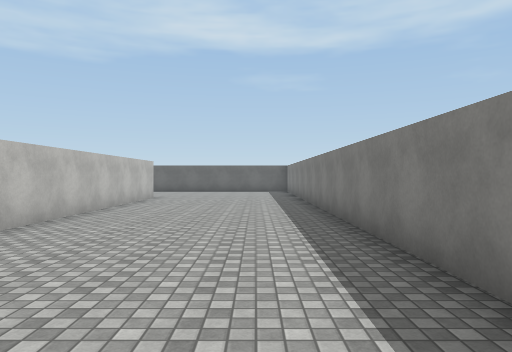
view 1 (above)

23 first-person views from a walk through a scene from a Unity 3-D project. The camera is 1.5 m above the floor, looks level and sees 70° across. The floor is counted in squares, 2 m on a side. Each view is taken from the middle of a square. On the plan, view 1 faces up. The plan holds only what a view shows up to about 11 squares ahead; the rest is blank. The place goes on beyond the plan. Surface patterns are stand-ins for the level's own textures.

view 2
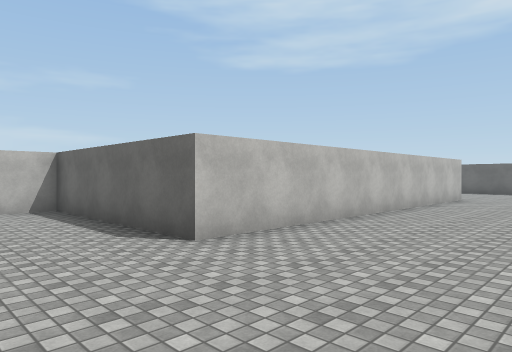

view 3
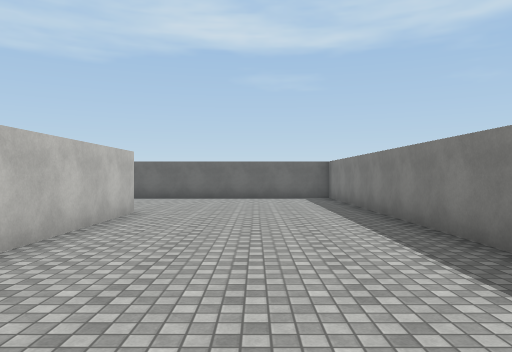

view 4
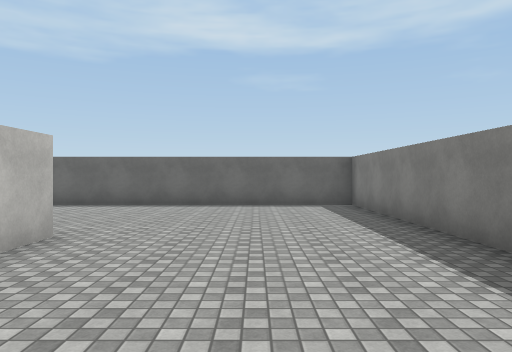

view 5
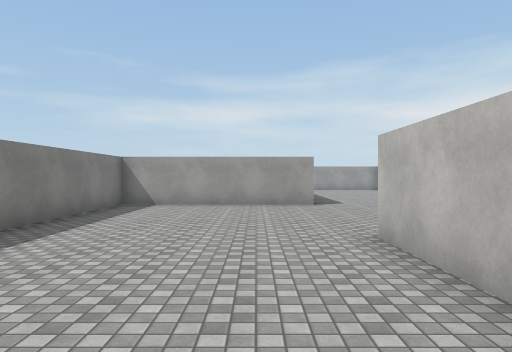

view 6
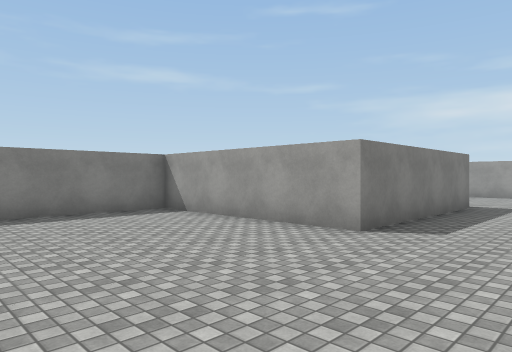

view 7
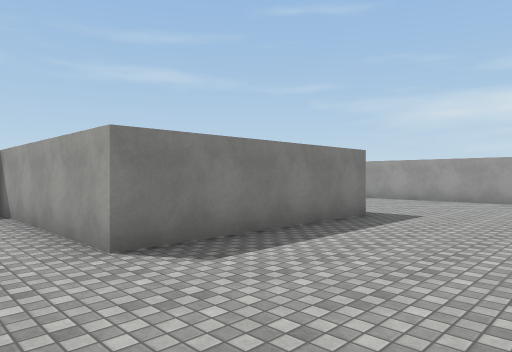

view 8
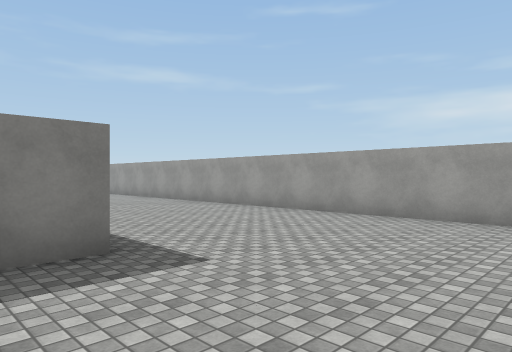

view 9
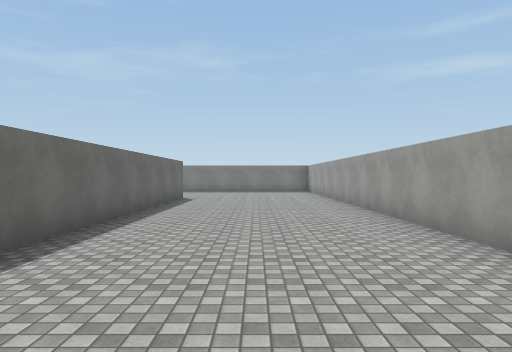

view 10
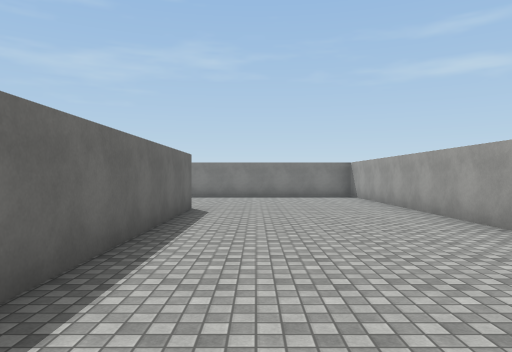

view 11
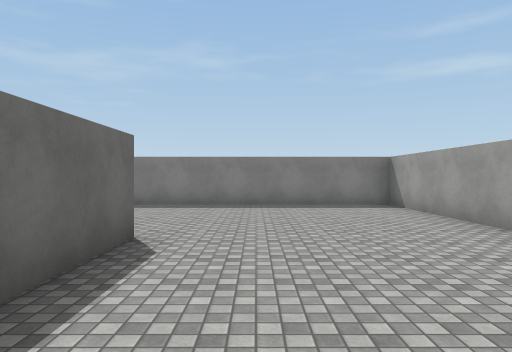

view 12
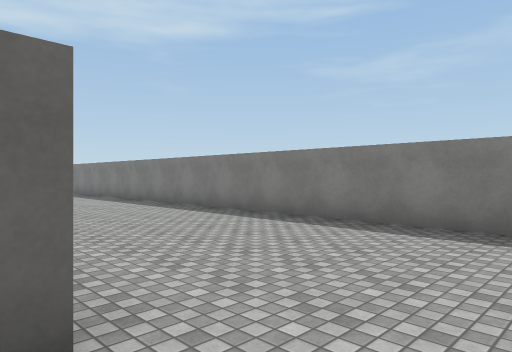

view 13
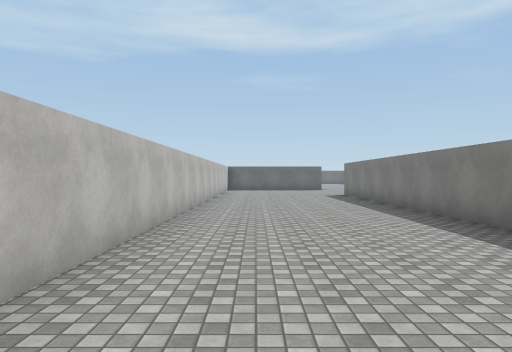

view 14
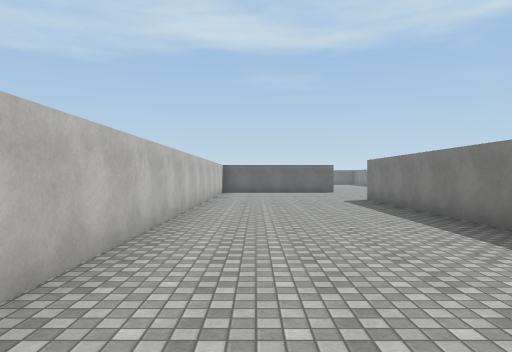

view 15
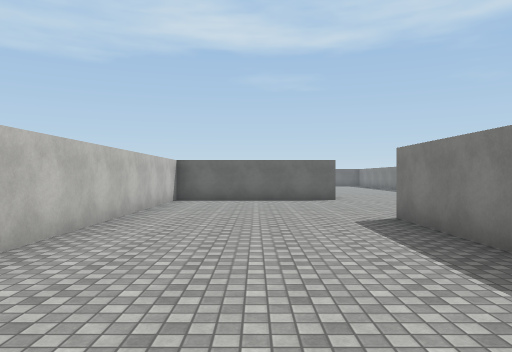

view 16
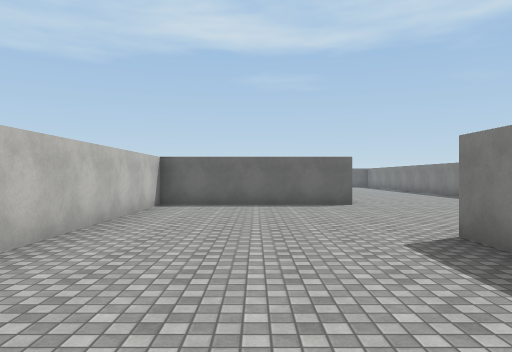

view 17
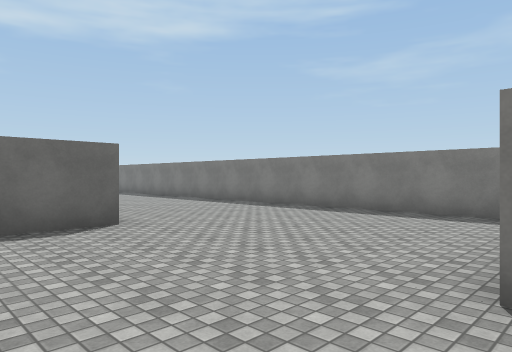

view 18
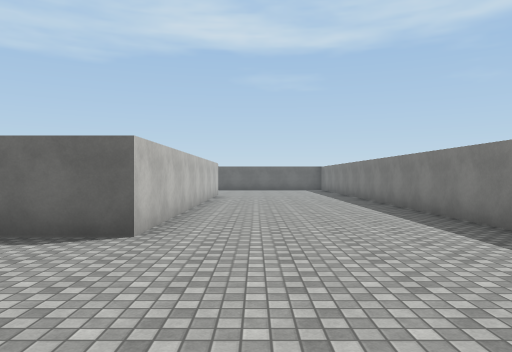

view 19
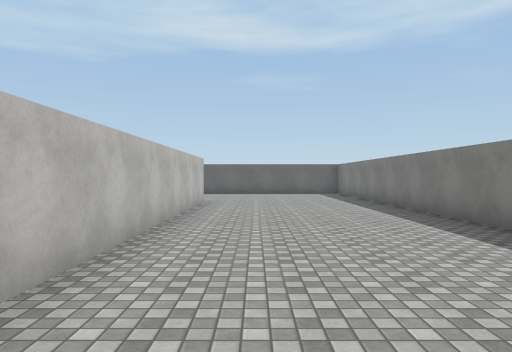

view 20
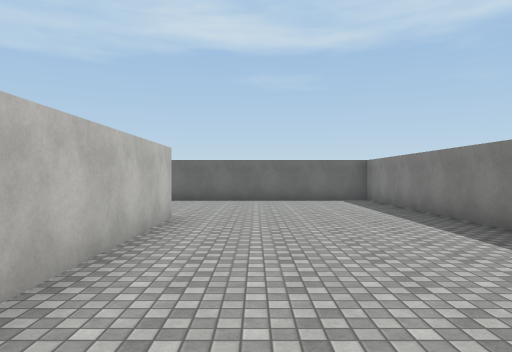

view 21
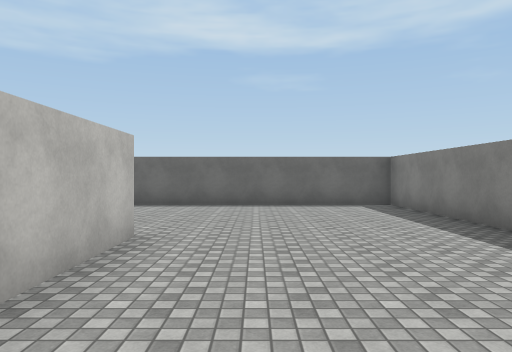

view 22
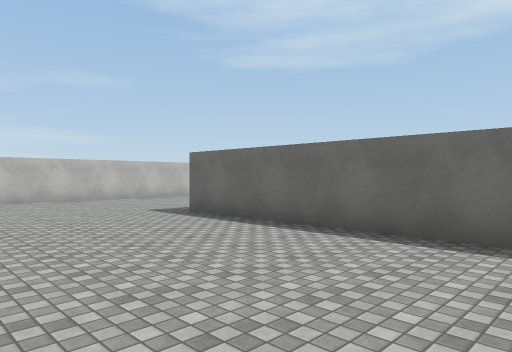

view 23
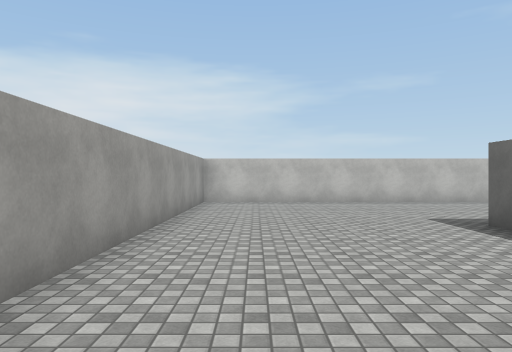

### Floor plan
Points are (right, up) in squares from view 1. A wall is a line through its corners. A room is listed if a view was taken in it or the views show most of it. See-through windows are left out.
Room 1 (views 1, 2, 3, 4, 5, 6, 7, 8, 9, 10, 11, 12, 13, 14, 15, 16, 17, 18, 19, 20, 21, 22, 23)
walls: (16.5, 8.5) (16.5, 27.5) (6.5, 27.5); (-3.5, 12.5) (-3.5, 2.5) (-7.5, 2.5); (6.6, -7.5) (-2.5, -7.5); (11.5, 22.5) (11.5, 12.5) (6.5, 12.5) (6.5, -4.9); (-3.5, -7.5) (-3.5, -2.5) (1.5, -2.5) (1.5, 17.5) (-6.4, 17.5); (1.5, 28.5) (1.5, 22.5) (9.9, 22.5); (-5.9, -12.5) (11.5, -12.5) (11.5, 7.5)

Positions as (right, up) in squares from view 1, and headings:
1: (0, 0), facing up
2: (0, 0), facing up-left
3: (-1, 5), facing up
4: (-1, 8), facing up
5: (-2, 7), facing down
6: (-6, 2), facing down-right
7: (-7, -1), facing down-right
8: (-7, -6), facing down-right
9: (-6, -10), facing right
10: (-2, -9), facing right
11: (2, -9), facing right
12: (6, -9), facing up-right
13: (8, -7), facing up
14: (8, -4), facing up
15: (9, 1), facing up
16: (9, 3), facing up
17: (9, 7), facing up-right
18: (13, 8), facing up
19: (13, 12), facing up
20: (13, 16), facing up
21: (13, 18), facing up
22: (13, 23), facing up-left
23: (12, 24), facing left
